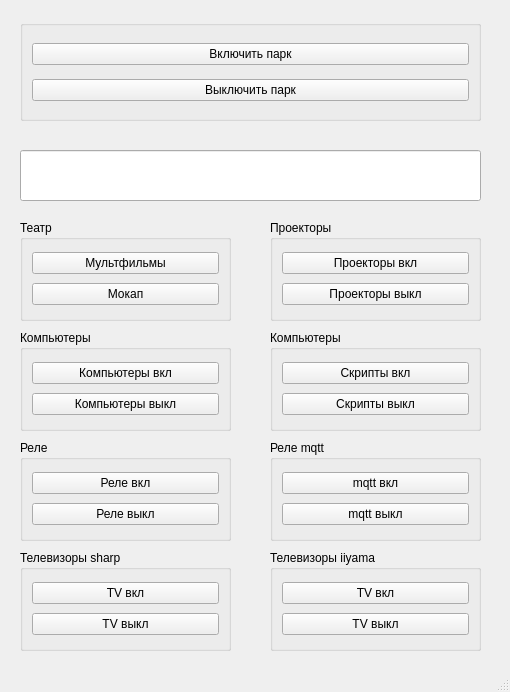
<?xml version="1.0" encoding="UTF-8"?>
<ui version="4.0">
 <class>Superadminka</class>
 <widget class="QMainWindow" name="Superadminka">
  <property name="geometry">
   <rect>
    <x>0</x>
    <y>0</y>
    <width>510</width>
    <height>692</height>
   </rect>
  </property>
  <property name="windowTitle">
   <string>MainWindow</string>
  </property>
  <widget class="QWidget" name="centralwidget">
   <widget class="QGroupBox" name="groupBox">
    <property name="geometry">
     <rect>
      <x>20</x>
      <y>220</y>
      <width>211</width>
      <height>101</height>
     </rect>
    </property>
    <property name="title">
     <string>Театр</string>
    </property>
    <layout class="QVBoxLayout" name="verticalLayout_2">
     <item>
      <widget class="QPushButton" name="teatrButton0">
       <property name="text">
        <string>Мультфильмы</string>
       </property>
      </widget>
     </item>
     <item>
      <widget class="QPushButton" name="teatrButton1">
       <property name="text">
        <string>Мокап</string>
       </property>
      </widget>
     </item>
    </layout>
   </widget>
   <widget class="QGroupBox" name="groupBox_2">
    <property name="geometry">
     <rect>
      <x>270</x>
      <y>220</y>
      <width>211</width>
      <height>101</height>
     </rect>
    </property>
    <property name="title">
     <string>Проекторы</string>
    </property>
    <layout class="QVBoxLayout" name="verticalLayout_3">
     <item>
      <widget class="QPushButton" name="prButton1">
       <property name="text">
        <string>Проекторы вкл</string>
       </property>
      </widget>
     </item>
     <item>
      <widget class="QPushButton" name="prButton0">
       <property name="text">
        <string>Проекторы выкл</string>
       </property>
      </widget>
     </item>
    </layout>
   </widget>
   <widget class="QGroupBox" name="groupBox_3">
    <property name="geometry">
     <rect>
      <x>20</x>
      <y>330</y>
      <width>211</width>
      <height>101</height>
     </rect>
    </property>
    <property name="title">
     <string>Компьютеры</string>
    </property>
    <layout class="QVBoxLayout" name="verticalLayout_4">
     <item>
      <widget class="QPushButton" name="pc1">
       <property name="text">
        <string>Компьютеры вкл</string>
       </property>
      </widget>
     </item>
     <item>
      <widget class="QPushButton" name="pc0">
       <property name="text">
        <string>Компьютеры выкл</string>
       </property>
      </widget>
     </item>
    </layout>
   </widget>
   <widget class="QGroupBox" name="groupBox_4">
    <property name="geometry">
     <rect>
      <x>270</x>
      <y>330</y>
      <width>211</width>
      <height>101</height>
     </rect>
    </property>
    <property name="title">
     <string>Компьютеры</string>
    </property>
    <layout class="QVBoxLayout" name="verticalLayout_5">
     <item>
      <widget class="QPushButton" name="scriptButton1">
       <property name="text">
        <string>Скрипты вкл</string>
       </property>
      </widget>
     </item>
     <item>
      <widget class="QPushButton" name="scriptButton0">
       <property name="text">
        <string>Скрипты выкл</string>
       </property>
      </widget>
     </item>
    </layout>
   </widget>
   <widget class="QLineEdit" name="line">
    <property name="geometry">
     <rect>
      <x>20</x>
      <y>150</y>
      <width>461</width>
      <height>51</height>
     </rect>
    </property>
    <property name="font">
     <font>
      <pointsize>16</pointsize>
     </font>
    </property>
    <property name="text">
     <string/>
    </property>
   </widget>
   <widget class="QGroupBox" name="groupBox_5">
    <property name="geometry">
     <rect>
      <x>20</x>
      <y>440</y>
      <width>211</width>
      <height>101</height>
     </rect>
    </property>
    <property name="title">
     <string>Реле</string>
    </property>
    <layout class="QVBoxLayout" name="verticalLayout_6">
     <item>
      <widget class="QPushButton" name="rele1">
       <property name="text">
        <string>Реле вкл</string>
       </property>
      </widget>
     </item>
     <item>
      <widget class="QPushButton" name="rele0">
       <property name="text">
        <string>Реле выкл</string>
       </property>
      </widget>
     </item>
    </layout>
   </widget>
   <widget class="QGroupBox" name="groupBox_6">
    <property name="geometry">
     <rect>
      <x>20</x>
      <y>20</y>
      <width>461</width>
      <height>101</height>
     </rect>
    </property>
    <property name="title">
     <string/>
    </property>
    <layout class="QVBoxLayout" name="verticalLayout_7">
     <item>
      <widget class="QPushButton" name="park1">
       <property name="text">
        <string>Включить парк</string>
       </property>
      </widget>
     </item>
     <item>
      <widget class="QPushButton" name="park0">
       <property name="text">
        <string>Выключить парк</string>
       </property>
      </widget>
     </item>
    </layout>
   </widget>
   <widget class="QGroupBox" name="groupBox_7">
    <property name="geometry">
     <rect>
      <x>270</x>
      <y>440</y>
      <width>211</width>
      <height>101</height>
     </rect>
    </property>
    <property name="title">
     <string>Реле mqtt</string>
    </property>
    <layout class="QVBoxLayout" name="verticalLayout_8">
     <item>
      <widget class="QPushButton" name="mqtt_1">
       <property name="text">
        <string>mqtt вкл</string>
       </property>
      </widget>
     </item>
     <item>
      <widget class="QPushButton" name="mqtt_0">
       <property name="text">
        <string>mqtt выкл</string>
       </property>
      </widget>
     </item>
    </layout>
   </widget>
   <widget class="QGroupBox" name="groupBox_8">
    <property name="geometry">
     <rect>
      <x>20</x>
      <y>550</y>
      <width>211</width>
      <height>101</height>
     </rect>
    </property>
    <property name="title">
     <string>Телевизоры sharp</string>
    </property>
    <layout class="QVBoxLayout" name="verticalLayout_9">
     <item>
      <widget class="QPushButton" name="tv_sharp1">
       <property name="text">
        <string>TV вкл</string>
       </property>
      </widget>
     </item>
     <item>
      <widget class="QPushButton" name="tv_sharp0">
       <property name="text">
        <string>TV выкл</string>
       </property>
      </widget>
     </item>
    </layout>
   </widget>
   <widget class="QGroupBox" name="groupBox_9">
    <property name="geometry">
     <rect>
      <x>270</x>
      <y>550</y>
      <width>211</width>
      <height>101</height>
     </rect>
    </property>
    <property name="title">
     <string>Телевизоры iiyama</string>
    </property>
    <layout class="QVBoxLayout" name="verticalLayout_10">
     <item>
      <widget class="QPushButton" name="tv_iiyama1">
       <property name="text">
        <string>TV вкл</string>
       </property>
      </widget>
     </item>
     <item>
      <widget class="QPushButton" name="tv_iiyama0">
       <property name="text">
        <string>TV выкл</string>
       </property>
      </widget>
     </item>
    </layout>
   </widget>
  </widget>
  <widget class="QStatusBar" name="statusbar"/>
 </widget>
 <resources/>
 <connections/>
</ui>
